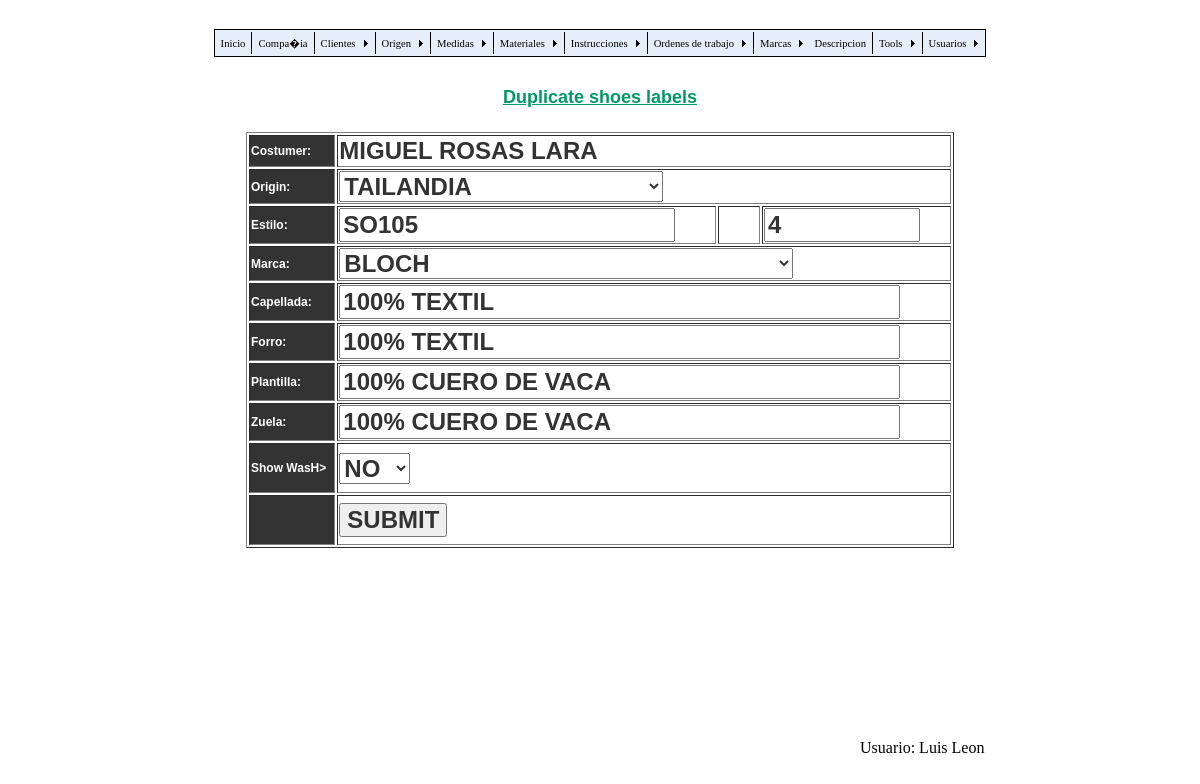
The page /shoes_labels_dup.php?lab=449&cos=15 (signed in) on the database its author committed.
### tables this page shows
CREATE TABLE `tbl_costumers` (
  `cos_id` smallint(6) NOT NULL auto_increment,
  `cos_names` varchar(40) NOT NULL,
  `cos_corpname` varchar(30) NOT NULL,
  `cos_corpname2` varchar(30) NOT NULL,
  `cos_ruc` varchar(13) NOT NULL,
  `cos_email` varchar(40) NOT NULL,
  `cos_phone1` varchar(20) NOT NULL,
  `cos_phone2` varchar(20) default NULL,
  `cos_fax` varchar(20) default NULL,
  `pais_label` varchar(25) NOT NULL,
  `ciudad_label` varchar(25) NOT NULL,
  `cos_adress` varchar(60) NOT NULL,
  `cos_comments` varchar(250) default NULL,
  `cos_userid` tinyint(2) NOT NULL,
  PRIMARY KEY  (`cos_id`)
);

CREATE TABLE `tbl_shoes_labels` (
  `id_shoe_label` smallint(6) NOT NULL auto_increment,
  `invoice_id` smallint(4) NOT NULL,
  `costumer` smallint(3) NOT NULL,
  `estilo` varchar(20) default NULL,
  `size` varchar(20) default NULL,
  `marca` smallint(4) NOT NULL default '0',
  `capellada_text` varchar(100) default NULL,
  `forro_text` varchar(40) default NULL,
  `plantilla_text` varchar(40) default NULL,
  `zuela_text` varchar(40) default NULL,
  `hiddelavado` tinyint(1) NOT NULL default '1',
  `origin` tinyint(2) NOT NULL,
  `cantidad` tinyint(3) NOT NULL default '0',
  `status` tinyint(1) NOT NULL default '0',
  `user` tinyint(2) NOT NULL,
  PRIMARY KEY  (`id_shoe_label`)
);

CREATE TABLE `tbl_origin` (
  `ori_id` tinyint(2) NOT NULL auto_increment,
  `ori_name` varchar(20) NOT NULL,
  PRIMARY KEY  (`ori_id`)
);

CREATE TABLE `tbl_marcas` (
  `marca_id` smallint(5) NOT NULL auto_increment,
  `cos_id` smallint(3) unsigned NOT NULL,
  `marca_text` varchar(40) NOT NULL,
  PRIMARY KEY  (`marca_id`),
  KEY `marca_text` (`marca_text`)
);

CREATE TABLE `tbl_users` (
  `user_id` tinyint(2) NOT NULL auto_increment,
  `user_names` varchar(20) NOT NULL,
  `user_username` varchar(15) NOT NULL,
  `user_password` varchar(15) NOT NULL,
  PRIMARY KEY  (`user_id`)
);

### shoes_labels_dup.php (the view, shortened to what this page needs)
<?php require_once('Connections/labels_con.php'); ?>
<?php
if (!function_exists("GetSQLValueString")) {
function GetSQLValueString($theValue, $theType, $theDefinedValue = "", $theNotDefinedValue = "")
{
  $theValue = function_exists("mysql_real_escape_string") ? mysql_real_escape_string($theValue) : mysql_escape_string($theValue);
  switch ($theType) {
    case "text":
      $theValue = ($theValue != "") ? "'" . $theValue . "'" : "NULL";
      break;
    case "long":
    case "int":
      $theValue = ($theValue != "") ? intval($theValue) : "NULL";
      break;
  }
  return $theValue;
}
}
$editFormAction = $_SERVER['PHP_SELF'];
if (isset($_SERVER['QUERY_STRING'])) {
  $editFormAction .= "?" . htmlentities($_SERVER['QUERY_STRING']);
}
$colname_Recordset1 = "-1";
if (isset($_SESSION['MM_Username'])) {
  $colname_Recordset1 = $_SESSION['MM_Username'];
}
$query_Recordset1 = sprintf("SELECT user_id, user_names FROM tbl_users WHERE user_username = %s", GetSQLValueString($colname_Recordset1, "text"));
$Recordset1 = mysql_query($query_Recordset1, $labels_con) or die(mysql_error());
$row_Recordset1 = mysql_fetch_assoc($Recordset1);
$colname_costu = "-1";
if (isset($_REQUEST['cos'])) {
  $colname_costu = $_REQUEST['cos'];
}
$query_costu = sprintf("SELECT cos_id, cos_names FROM tbl_costumers WHERE cos_id = %s", GetSQLValueString($colname_costu, "int"));
$costu = mysql_query($query_costu, $labels_con) or die(mysql_error());
$row_costu = mysql_fetch_assoc($costu);
$query_ori = "SELECT * FROM tbl_origin ORDER BY ori_name ASC";
$ori = mysql_query($query_ori, $labels_con) or die(mysql_error());
$row_ori = mysql_fetch_assoc($ori);
$colname_label = "-1";
if (isset($_GET['lab'])) {
  $colname_label = $_GET['lab'];
}
$query_label = sprintf("SELECT * FROM tbl_shoes_labels WHERE id_shoe_label = %s", GetSQLValueString($colname_label, "int"));
$label = mysql_query($query_label, $labels_con) or die(mysql_error());
$row_label = mysql_fetch_assoc($label);
$query_marcas = "SELECT * FROM tbl_marcas ORDER BY marca_text ASC";
$marcas = mysql_query($query_marcas, $labels_con) or die(mysql_error());
$row_marcas = mysql_fetch_assoc($marcas);
?>
<!DOCTYPE html PUBLIC "-//W3C//DTD XHTML 1.0 Transitional//EN" "http://www.w3.org/TR/xhtml1/DTD/xhtml1-transitional.dtd">
<html xmlns="http://www.w3.org/1999/xhtml">
<head>
<link href="css/labels.css" rel="stylesheet" type="text/css" />
</head>
<body>
<br />
<table width="651" border="0" align="center">
  <tr>
    <td width="610" align="center"><script type="text/javascript" src="labels_menu.js"></script></td>
  </tr>
</table>
<table width="980" border="0" align="center">
  <tr>
    <td width="814" height="652" valign="top">
      <table width="537" border="0" align="center">
        <tr>
          <td width="531" align="center" class="Titulo"><br />
          Duplicate shoes labels<br />
          <br /></td>
        </tr>
      </table>
      <form id="form1" name="form1" method="POST" action="<?php echo $editFormAction; ?>">
        <table width="708" border="1" align="center">
          <tr>
            <td width="123" bgcolor="#333333" class="cabecera">Costumer:</td>
            <td colspan="3" class="cajagrande"><?php echo $row_costu['cos_names']; ?></td>
          </tr>
          <tr>
            <td bgcolor="#333333" class="cabecera">Origin:</td>
            <td colspan="3"><label>
              <select name="select_origin" class="cajagrande" id="select_origin">
                <?php
do {
?>
                <option value="<?php echo $row_ori['ori_id']?>"<?php if (!(strcmp($row_ori['ori_id'], $row_label['origin']))) {echo "selected=\"selected\"";} ?>><?php echo $row_ori['ori_name']?></option>
                <?php
} while ($row_ori = mysql_fetch_assoc($ori));
?>
              </select>
            </label></td>
          </tr>
          <tr>
            <td bgcolor="#333333" class="cabecera">Estilo:</td>
            <td width="421"><label>
              <input name="txt_estilo" type="text" class="cajagrande" id="txt_estilo" value="<?php echo $row_label['estilo']; ?>" />
            </label>
              <label> </label></td>
            <td width="49"><span class="cabecera">Size:</span></td>
            <td width="219"><input name="txt_size" type="text" class="cajagrandeSIN" id="txt_size2" value="<?php echo $row_label['size']; ?>" size="8" maxlength="20" /></td>
          </tr>
          <tr>
            <td bgcolor="#333333" class="cabecera">Marca:</td>
            <td colspan="3"><label for="select_marca"></label>
              <select name="select_marca" class="cajagrande" id="select_marca">
                <?php
do {
?>
                <option value="<?php echo $row_marcas['marca_id']?>"<?php if (!(strcmp($row_marcas['marca_id'], $row_label['marca']))) {echo "selected=\"selected\"";} ?>><?php echo $row_marcas['marca_text']?></option>
                <?php
} while ($row_marcas = mysql_fetch_assoc($marcas));
?>
              </select></td>
          </tr>
          <tr>
            <td bgcolor="#333333" class="cabecera">Capellada:</td>
            <td colspan="3"><label>
              <input name="txt_capellada" type="text" class="cajagrande" id="txt_capellada" value="<?php echo $row_label['capellada_text']; ?>" size="35" maxlength="50" />
            </label></td>
          </tr>
          <tr>
            <td bgcolor="#333333" class="cabecera">Forro:</td>
            <td colspan="3"><label>
              <input name="txt_forro" type="text" class="cajagrande" id="txt_forro" value="<?php echo $row_label['forro_text']; ?>" size="35" maxlength="50" />
            </label></td>
          </tr>
          <tr>
            <td bgcolor="#333333" class="cabecera">Plantilla:</td>
            <td colspan="3"><label>
              <input name="txt_plantilla" type="text" class="cajagrande" id="txt_plantilla" value="<?php echo $row_label['plantilla_text']; ?>" size="35" maxlength="50" />
            </label></td>
          </tr>
          <tr>
            <td bgcolor="#333333" class="cabecera">Zuela:</td>
            <td colspan="3"><label>
              <input name="txt_suela" type="text" class="cajagrande" id="txt_suela" value="<?php echo $row_label['zuela_text']; ?>" size="35" maxlength="50" />
            </label></td>
          </tr>
          <tr>
            <td height="46" bgcolor="#333333" class="cabecera">Show WasH&gt;</td>
            <td colspan="3"><label for="select_show"></label>
              <select name="select_show" class="cajagrande" id="select_show">
                <option value="0">No</option>
              </select></td>
          </tr>
          <tr>
            <td height="46" bgcolor="#333333" class="cabecera"><input name="hidden_user" type="hidden" id="hidden_user" value="<?php echo $row_Recordset1['user_id']; ?>" />
              <input name="hidden_inv" type="hidden" id="hidden_inv" value="<?php echo $row_label['invoice_id']; ?>" /></td>
            <td colspan="3"><label>
              <input name="button" type="submit" class="cajagrande" id="button" value="Submit" />
            </label></td>
          </tr>
        </table>
      </form>
      <br />
      <br />
    </td>
  </tr>
</table>
<br />
<table width="335" border="0" align="right">
  <tr>
    <td width="329">Usuario: <?php echo $row_Recordset1['user_names']; ?></td>
  </tr>
</table>
</body>

### css/labels.css (style rules this page uses)
.Titulo { font-family: Verdana, Geneva, sans-serif; font-size: large; font-weight: bold; color: #096; text-decoration: underline; }
.cabecera { font-family: Verdana, Geneva, sans-serif; font-size: 12px; font-weight: bold; color: #FFF; }
.cajagrande { font-size: 24px; font-weight: bold; font-family: Verdana, Geneva, sans-serif; color: #333; text-transform: uppercase; }
.cajagrandeSIN { font-size: 24px; font-weight: bold; font-family: Verdana, Geneva, sans-serif; color: #333; text-transform: none; }

### rows shown on the page
tbl_costumers: cos_names "MIGUEL ROSAS LARA"
tbl_shoes_labels: select_origin "TAILANDIA", txt_estilo "SO105", txt_size "4", select_marca "BLOCH", txt_capellada "100% Textil", txt_forro "100% Textil", txt_plantilla "100% Cuero de vaca", txt_suela "100% Cuero de vaca"
tbl_users: user_names "Luis Leon"
